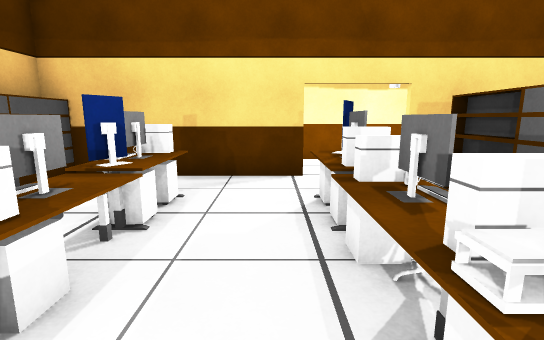
[1] (above)

15 first-person views from a walk through a scene from a Unity 3-D project. The camera is 1.4 m above the floor, tilts 10° down and sees 85° across. The floor is counted in squares, 1 m on a side. Each view is taken from the middle of a square. On the plan, view 1 faces up. The plan holds only what a view shows up to about 14 squares ahead; the rest is blank. The place goes on beyond the plan. The player is left out. Some animated figures are left out. Door leaves are left out, so doorways stand open.

[2]
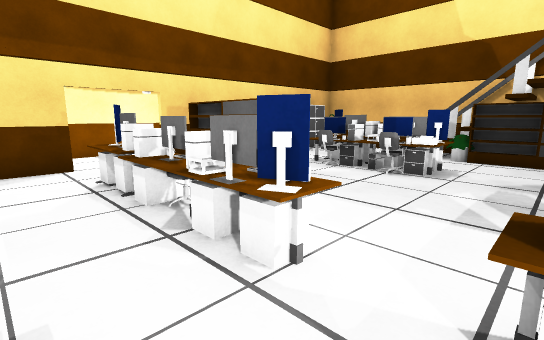

[3]
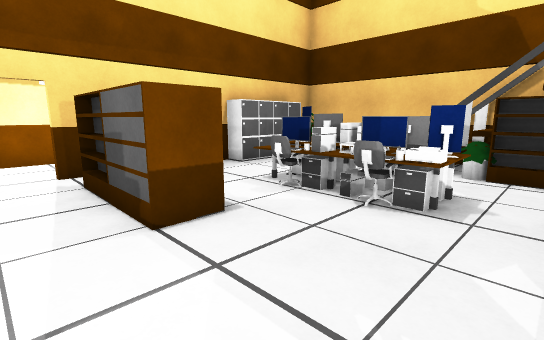

[4]
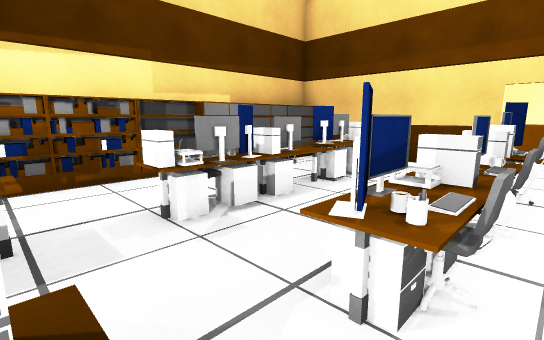

[5]
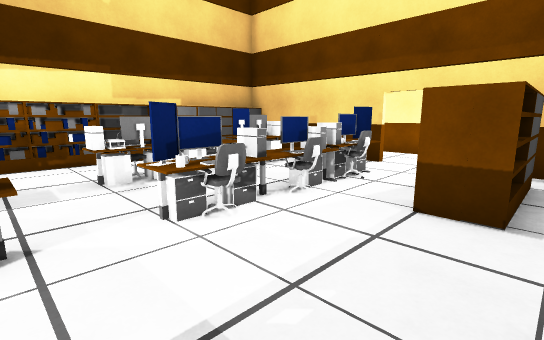

[6]
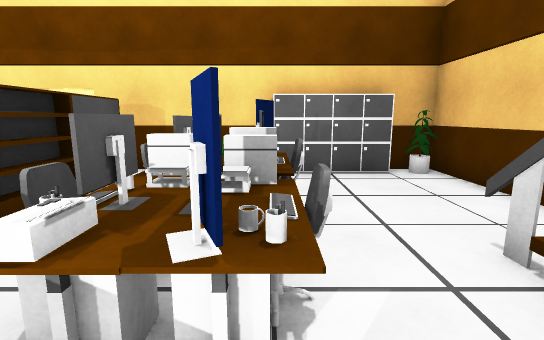

[7]
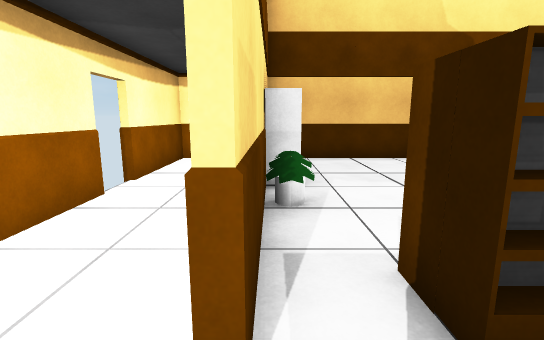

[8]
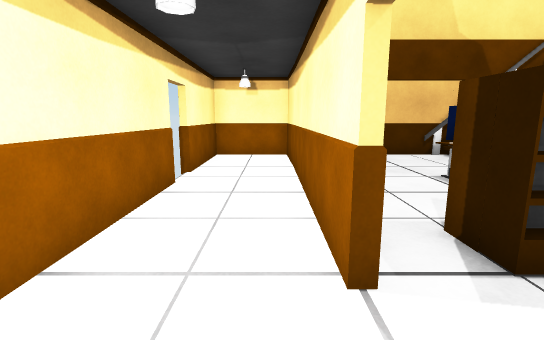

[9]
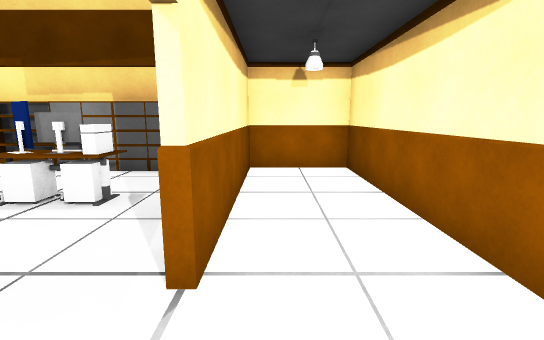

[10]
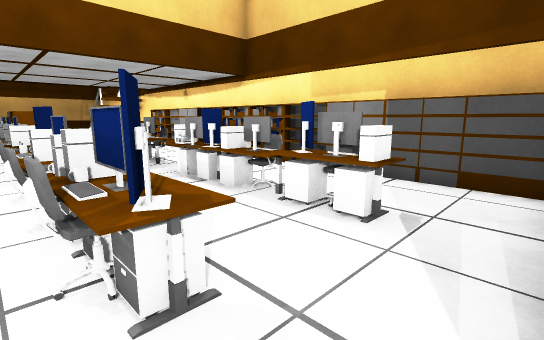

[11]
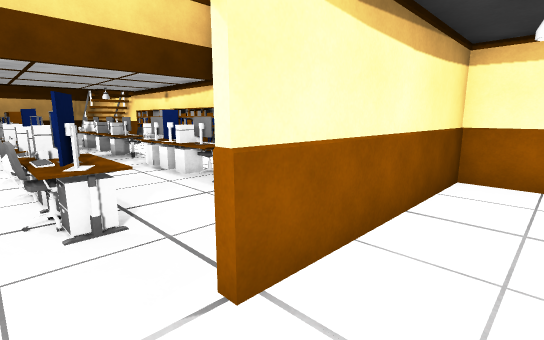

[12]
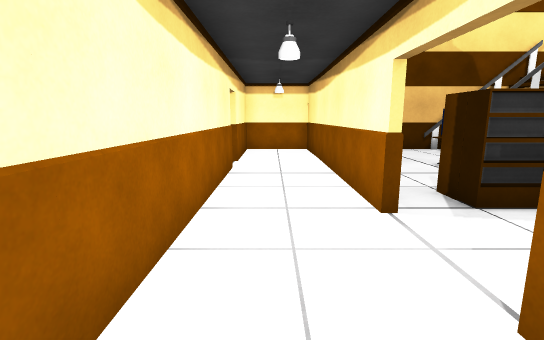

[13]
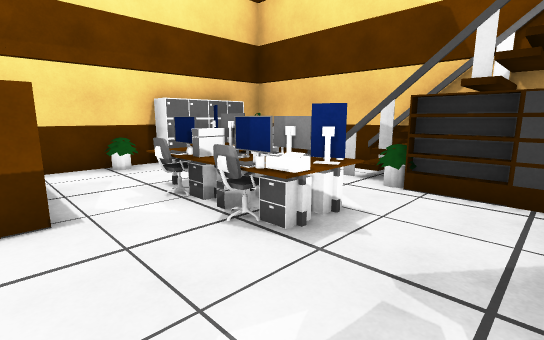

[14]
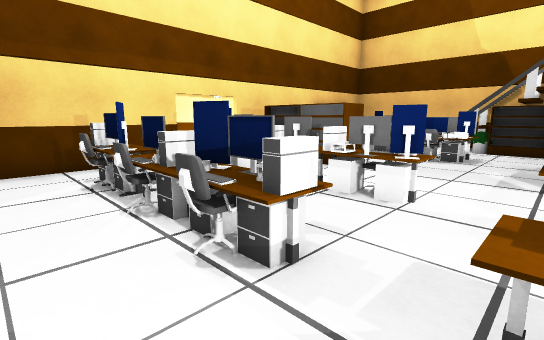

[15]
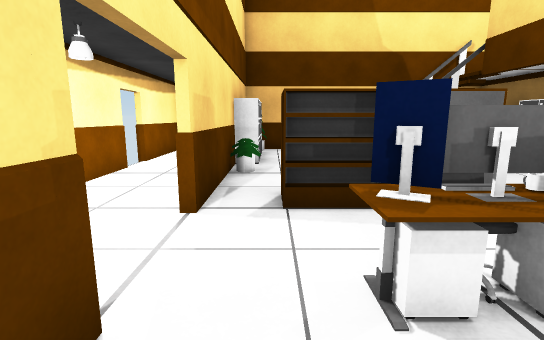

### Floor plan
Key: @ floor where view 1 was taken; # wall or solid block; x gap in a wall; . floor; / step, stairs or slope; D open door; ^ raised ledge; S shelf; C computer; M monitor; H chair; K keyboard; A cabinet; P printer; U mug; O other object.
Columns run from 6 left of view 1 to 13 right of it. Each row starts with its distance up from view 1.
 10 ##############D####
  9 #.................##
  8 #.................##
  7 #######...###O#AA#O#
  6  S..O.....x.......O#
  5  S..C..M..#.......##
  4  S.HMMMUH.#..^M...##
  3  S.HM.OC#.#.HOM...#
  2  S..COMKH...OOCO#.#
  1  S.HMMCMH...HPUOO/#
  0  S..O.@KU....#M.# #
 -1  S..C..M........x/#
 -2  #//#//#//////..#/#
 -3                   #

Where each view was taken, in squares from view 1:
view 1: 0 up, 0 right, facing up
view 2: 2 down, 1 left, facing up-right
view 3: 1 down, 2 right, facing up-right
view 4: 2 down, 2 right, facing up-left
view 5: 2 down, 5 right, facing up-left
view 6: 1 down, 8 right, facing up
view 7: 7 up, 2 right, facing right
view 8: 8 up, 1 right, facing right
view 9: 8 up, 3 right, facing left
view 10: 7 up, 2 right, facing down-left
view 11: 9 up, 2 right, facing down-left
view 12: 9 up, 1 left, facing right
view 13: 2 down, 4 right, facing up-right
view 14: 2 down, 4 left, facing up-right
view 15: 6 up, 1 left, facing right
